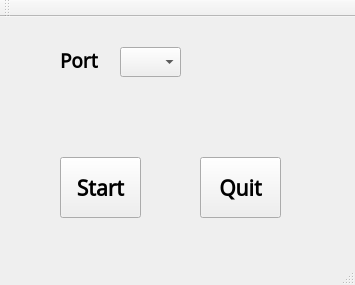
<?xml version="1.0" encoding="UTF-8"?>
<ui version="4.0">
 <class>MainWindow</class>
 <widget class="QMainWindow" name="MainWindow">
  <property name="geometry">
   <rect>
    <x>0</x>
    <y>0</y>
    <width>355</width>
    <height>285</height>
   </rect>
  </property>
  <property name="font">
   <font>
    <family>Noto Sans Brahmi</family>
    <weight>75</weight>
    <italic>false</italic>
    <bold>true</bold>
   </font>
  </property>
  <property name="windowTitle">
   <string>MainWindow</string>
  </property>
  <widget class="QWidget" name="centralWidget">
   <widget class="QComboBox" name="comboBoxPorts">
    <property name="geometry">
     <rect>
      <x>120</x>
      <y>30</y>
      <width>61</width>
      <height>30</height>
     </rect>
    </property>
    <property name="font">
     <font>
      <weight>75</weight>
      <bold>true</bold>
     </font>
    </property>
    <property name="currentIndex">
     <number>-1</number>
    </property>
    <property name="maxVisibleItems">
     <number>26</number>
    </property>
   </widget>
   <widget class="QPushButton" name="pushButtonBlink">
    <property name="geometry">
     <rect>
      <x>60</x>
      <y>140</y>
      <width>81</width>
      <height>61</height>
     </rect>
    </property>
    <property name="font">
     <font>
      <pointsize>16</pointsize>
     </font>
    </property>
    <property name="text">
     <string>Start</string>
    </property>
   </widget>
   <widget class="QPushButton" name="pushButtonQuit">
    <property name="geometry">
     <rect>
      <x>200</x>
      <y>140</y>
      <width>81</width>
      <height>61</height>
     </rect>
    </property>
    <property name="font">
     <font>
      <pointsize>16</pointsize>
     </font>
    </property>
    <property name="text">
     <string>Quit</string>
    </property>
   </widget>
   <widget class="QLabel" name="labelStatus">
    <property name="geometry">
     <rect>
      <x>60</x>
      <y>90</y>
      <width>271</width>
      <height>31</height>
     </rect>
    </property>
    <property name="font">
     <font>
      <pointsize>14</pointsize>
     </font>
    </property>
    <property name="text">
     <string/>
    </property>
   </widget>
   <widget class="QLabel" name="labelPort">
    <property name="geometry">
     <rect>
      <x>60</x>
      <y>30</y>
      <width>46</width>
      <height>26</height>
     </rect>
    </property>
    <property name="font">
     <font>
      <pointsize>14</pointsize>
     </font>
    </property>
    <property name="text">
     <string>Port</string>
    </property>
   </widget>
  </widget>
  <widget class="QMenuBar" name="menuBar">
   <property name="geometry">
    <rect>
     <x>0</x>
     <y>0</y>
     <width>355</width>
     <height>27</height>
    </rect>
   </property>
  </widget>
  <widget class="QToolBar" name="mainToolBar">
   <attribute name="toolBarArea">
    <enum>TopToolBarArea</enum>
   </attribute>
   <attribute name="toolBarBreak">
    <bool>false</bool>
   </attribute>
  </widget>
  <widget class="QStatusBar" name="statusBar"/>
 </widget>
 <layoutdefault spacing="6" margin="11"/>
 <resources/>
 <connections>
  <connection>
   <sender>pushButtonQuit</sender>
   <signal>clicked()</signal>
   <receiver>MainWindow</receiver>
   <slot>close()</slot>
   <hints>
    <hint type="sourcelabel">
     <x>223</x>
     <y>198</y>
    </hint>
    <hint type="destinationlabel">
     <x>247</x>
     <y>114</y>
    </hint>
   </hints>
  </connection>
 </connections>
</ui>
